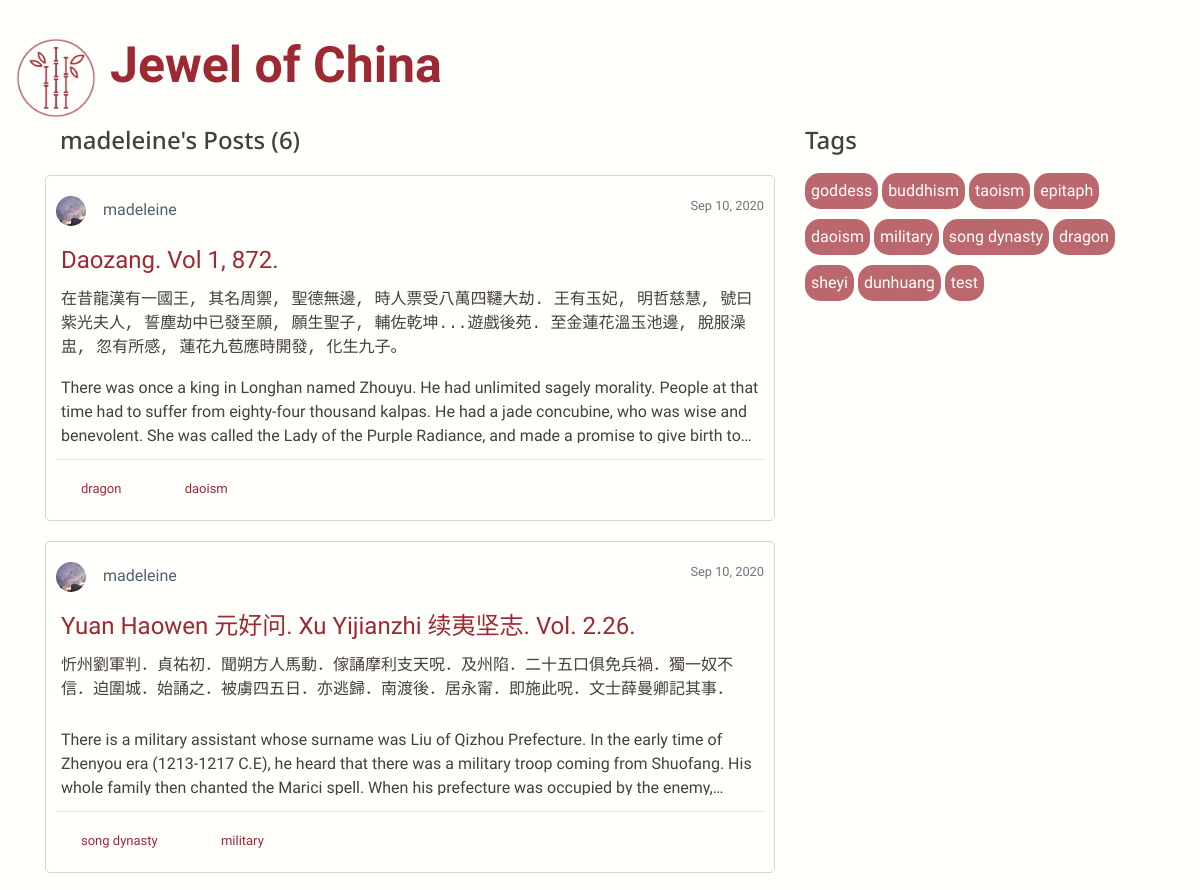
The page /user/madeleine (upper part) on the database as committed earlier.
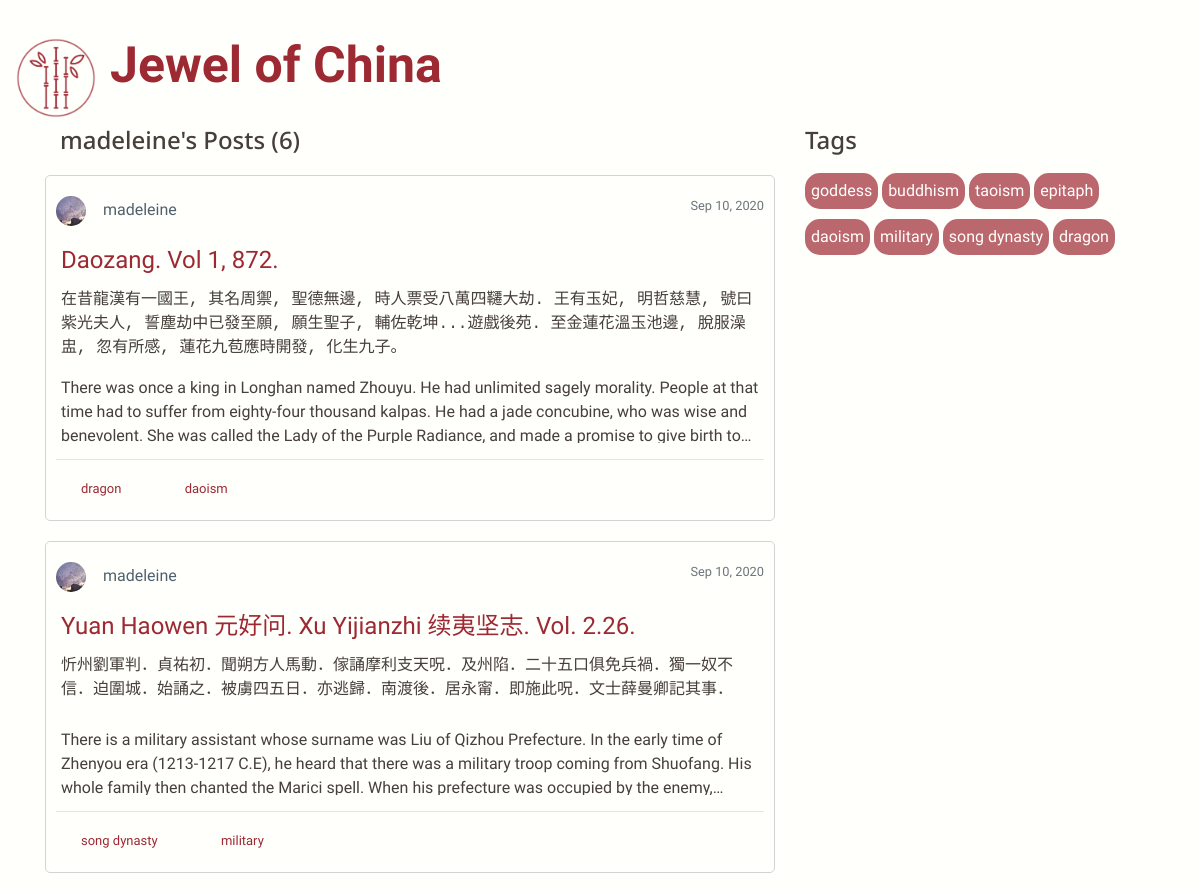
The same page on the database as committed later.
### flaskwebsite/models.py (models this page shows, shortened)
class User(db.Model, UserMixin):
    id = db.Column(db.Integer, primary_key=True)
    username = db.Column(db.String(20), unique=True, nullable=False)
    email = db.Column(db.String(120), unique=True, nullable=False)
    image_file = db.Column(db.String(20), nullable=False, default='default.jpg')
    password = db.Column(db.String(60), nullable=False)
    posts = db.relationship('Post', backref='author', lazy=True)

class Post(db.Model):
    post_id = db.Column(db.Integer, primary_key=True)
    title = db.Column(db.String(100), nullable=False)
    date_posted = db.Column(db.DateTime, nullable=False, default=datetime.utcnow)
    chinese_content = db.Column(db.Text, nullable=False)
    content = db.Column(db.Text, nullable=False)
    user_id = db.Column(db.Integer, db.ForeignKey('user.id'), nullable=False)
    tags = db.relationship('Tag', secondary=tags, backref=db.backref('post_tags', lazy='dynamic'))
    comments = db.relationship('Comment', backref='comments', lazy=True)

class Tag(db.Model):
    tag_id = db.Column(db.Integer, primary_key=True)
    name = db.Column(db.String(20))

### flaskwebsite/routes.py (the view)
@app.route('/user/<string:username>')
def user_posts(username):
    tags = Tag.query.all()
    page = request.args.get('page', 1, type=int)
    user = User.query.filter_by(username=username).first_or_404()
    posts = Post.query.filter_by(author=user)\
        .order_by(Post.date_posted.desc())\
        .paginate(page=page, per_page=5)
    return render_template('user_posts.html', posts=posts, tags=tags, user=user)

### flaskwebsite/templates/user_posts.html (shortened to what this page needs)
{% extends "layout.html" %}
{% block content %}
    <div class="container">
        <div class="row">
            <div class="col-lg-8 mb-3">
                <h3><div class="container post-section">{{ user.username }}'s Posts ({{posts.total}})</div></h3>
                {% for post in posts.items %}
                    <article class="media post">
                        <div class="media-body">
                            <div class="article-metadata">
                                <img class="rounded-circle article-img" src="{{url_for('static',
                        filename='profile_pics/' + post.author.image_file)}}">
                                <a class="article-author ml-2" href="#">{{ post.author.username }}</a>
                                <small class="text-muted time">{{ post.date_posted.strftime('%b %d, %Y')}}</small>
                            </div>
                                <a class="article-title" href="{{url_for('post', post_id=post.post_id)}}">{{ post.title }}</a>
                                <p class="chinese limit">{{ post.chinese_content|safe }}</p>
                                <p class="article-content limit">{{ post.content|safe }}</p>
                            <hr>
                                {% for tag in post.tags %}
                                    <a href="{{ url_for('search_tag', tag=tag.name)}}" class="col-sm-1 tag">
                                    {{ tag.name }}
                                    </a>
                                {% endfor %}
                        </div>
                    </article>
                {% endfor %}
            </div>
            <div class="col-lg-4 mb-3">
                <h3 class="post-section">Tags</h3>
                {% for tag in tags %}
                    <a href="{{ url_for('search_tag', tag=tag.name)}}" class="btn tags-section">
                        {{ tag.name }}
                    </a>
                {% endfor %}
            </div>
        </div>
    </div>
{% endblock %}

### flaskwebsite/templates/layout.html (shortened to what this page needs)
<!doctype html>
<html lang="en">
  <head>
      <link rel="stylesheet" href="https://stackpath.bootstrapcdn.com/bootstrap/4.4.1/css/bootstrap.min.css">
      <link rel="stylesheet" type="text/css" href="{{ url_for('static', filename='main.css') }}">
      <link rel="stylesheet" href="https://cdnjs.cloudflare.com/ajax/libs/font-awesome/4.7.0/css/font-awesome.min.css">
  </head>
  <body>
    <div class="navbar">
        <a class="header" href="{{ url_for('home') }}">
            <img class="image" src="/static/logo.png" alt="logo">
            <div class="page-header">Jewel of China</div>
        </a>
    </div>
    {% block content %}{% endblock %}
    <div class="sidenav">
    </div>
  </body>
</html>

### flaskwebsite/static/main.css (style rules this page uses)
:root { --bgcolor: #fffffc; --primary: #9d2933; --secendory: #50616d; --third: #463f3a; --english: "Nunito"; --title: "La Belle Aurore"; --sub-title: "Noto Sans"; }
body { background-color: var(--bgcolor); color: var(--third); background-image: url("https://www.transparenttextures.com/patterns/cream-dust.png"); font-family: var(--english), sans-serif; min-height: 100vh; padding-bottom: 20px; }
.image { max-width: 80px; height: auto; width: auto\9; }
@media screen and (min-width: 701px) { div.page-header { color: var(--primary); font-family: var(--title), sans-serif; padding: 20px 0 10px 10px; display: inline-block; font-size: 50px; font-weight: bolder; } }
.sidenav { height: 100%; width: 100px; position: fixed; z-index: 1; top: 0; right: -20px; overflow-x: hidden; padding-top: 20px; opacity: 40%; }
.article-title { padding: 5px; color: var(--primary); font-size: x-large; display: block; }
.chinese { font-family: KaiTi, monospace; padding: 5px; }
.post { border-radius: 5px; border: solid 1px lightgrey; background-color: var(--bgcolor); margin-bottom: 20px; margin-top: 20px; padding: 20px 10px; }
.post-section { font-size: x-large; color: var(--third); font-family: var(--sub-title), sans-serif; }
.article-author { color: var(--secendory); margin-right: 30px; padding-bottom: 50px; }
.article-metadata { padding-bottom: 10px; }
.article-content { padding: 5px; font-family: var(--english); }
.limit { display: -webkit-box; -webkit-line-clamp: 3; -webkit-box-orient: vertical; overflow: hidden; text-overflow: ellipsis; line-height: 1.5em; max-height: 4.5em; }
.article-img { height: 30px; width: 30px; margin-right: 5px; margin-bottom: 1px; }
.tag { font-size: small; color: var(--primary); margin-right: 20px; margin-left: 10px; }
.time { float: right }
.tags-section { border-radius: 15px; margin-top: 10px; background-color: rgba(157, 41, 51, 0.7); color: var(--bgcolor); padding: 5px; }
img { width:100%; height:100%; }

Rows that differ between the two databases and show on the page:
removed Tag: name "sheyi", shown under "Tags"
removed Tag: name "dunhuang", shown under "Tags"
removed Tag: name "test", shown under "Tags"
